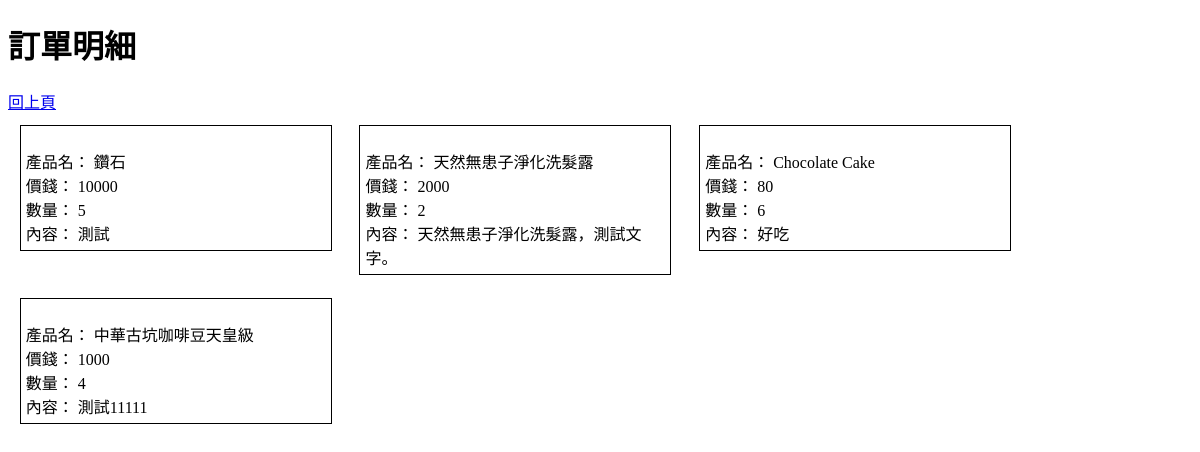
Screenshot of /member/order_view.php?id=5c2b29099f68f (signed in) with the database file from the repository.
### tables this page shows
CREATE TABLE `order_item` (
  `id` int(11) NOT NULL,
  `order_id` varchar(250) NOT NULL COMMENT '訂單編號',
  `product_id` int(11) DEFAULT NULL COMMENT '商品編號',
  `product_name` varchar(20) NOT NULL COMMENT '商品名稱',
  `product_price` int(11) NOT NULL COMMENT '商品價錢',
  `product_description` varchar(20) NOT NULL COMMENT '商品描述',
  `product_pic` varchar(100) NOT NULL COMMENT '商品圖片',
  `product_quantity` int(11) NOT NULL COMMENT '數量',
  `create_date` datetime DEFAULT CURRENT_TIMESTAMP COMMENT '建立時間'
);

### common/connMysql.php (called while the page is built, shortened)
<?php
  $db_host = "localhost";
  $db_username = "root";
  $db_password = "";
  $db_name = "my_shop";
  $order_item_table_name = "order_item";
  function getConn(){
    global $db_host, $db_username, $db_password, $db_name;
    $conn = new mysqli($db_host, $db_username, $db_password, $db_name);
    $conn->query("SET NAMES utf8");
    return $conn;
  }
  function sqlQuery($sql){
    $mysqli = getConn();
    $result = $mysqli->query($sql);
    $arr = array();
    while ($row = $result->fetch_assoc()) {
      array_push($arr, $row);
    }
    return $arr;
  }
  function getOrderItems($order_id){
    global $order_item_table_name;
    $sql = "SELECT * FROM _table_name_ WHERE order_id = '_order_id_'";
    $sql = str_replace("_table_name_", $order_item_table_name, $sql);
    $sql = str_replace("_order_id_", $order_id, $sql);
    return sqlQuery($sql);
  }
?>

### member/order_view.php (the view, shortened to what this page needs)
<?php
  require_once("../common/connMysql.php");
  $rows = getOrderItems($_REQUEST["id"]);
?>
<!DOCTYPE html>
<html lang="en">
<head>
  <link rel="stylesheet" type="text/css" href="../css/order_view.css">
</head>
<body>
  <div class="header">
    <h1>訂單明細</h1>
    <a href="./member_center.php">回上頁</a>
  </div>
    <div class="order_list">
      <?php
        for($i=0; $i < count($rows); $i++){
          $row = $rows[$i];
      ?>
        <div class="order_item">
          <div class="imgBox" style="background-image:url(../thumbnail/<?php echo $row["product_pic"]?>)">
          </div>
          <div class="name">
            <span>產品名：</span>
            <span><?php echo $row["product_name"]?></span>
          </div>
          <div class="price">
            <span>價錢：</span>
            <span><?php echo $row["product_price"]?></span>
          </div>
          <div class="qty">
            <span>數量：</span>
            <span><?php echo $row["product_quantity"]?></span>
          </div>
          <div class="description">
            <span>內容：</span>
            <span><?php echo $row["product_description"]?></div>
        </div>
      <?php
        }
      ?>
    </div>
</body>
</html>

### css/order_view.css (style rules this page uses)
.order_list .order_item { position: relative; display: inline-block; width: 300px; vertical-align: top; margin: 1% 1%; border: 1px solid; padding: 5px; }
.order_list .order_item .imgBox { width: 100%; background-size: cover; background-repeat: no-repeat; background-position: center; }

### rows the page displays
order_item: product_name "鑽石", product_price "10000", product_quantity "5", product_description "測試"
order_item: product_name "天然無患子淨化洗髮露", product_price "2000", product_quantity "2", product_description "天然無患子淨化洗髮露，測試文字。"
order_item: product_name "Chocolate Cake", product_price "80", product_quantity "6", product_description "好吃"
order_item: product_name "中華古坑咖啡豆天皇級", product_price "1000", product_quantity "4", product_description "測試11111"
